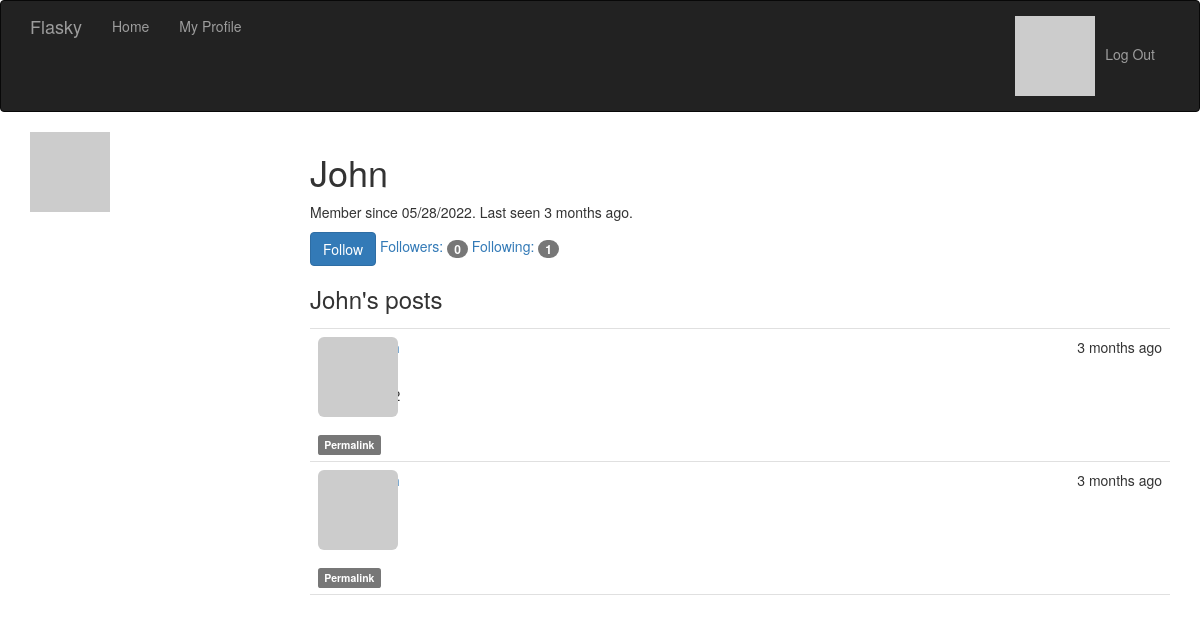
Screenshot of /user/John (signed in) with the database file from the repository.
### app/models.py (models this page shows, shortened)
class User(UserMixin, db.Model):
    __tablename__ = 'users'
    id = db.Column(db.Integer, primary_key=True)
    email = db.Column(db.String(64), unique=True, index=True)
    username = db.Column(db.String(64), unique=True, index=True)
    role_id = db.Column(db.Integer, db.ForeignKey('roles.id'))
    password_hash = db.Column(db.String(128))
    confirmed = db.Column(db.Boolean, default=False)
    name = db.Column(db.String(64))
    location = db.Column(db.String(64))
    about_me = db.Column(db.Text())
    member_since = db.Column(db.DateTime(), default = datetime.utcnow)
    last_seen = db.Column(db.DateTime(), default = datetime.utcnow)
    avatar_hash = db.Column(db.String(32)) #store avatar hash because computing hash is expensive
    posts: sqlalchemy.orm.Query = db.relationship('Post', backref = 'author', lazy = 'dynamic')
    following: sqlalchemy.orm.Query = db.relationship('Follow',
                               foreign_keys=[Follow.follower_id],
                               backref=db.backref('follower', lazy='joined'),
                               lazy='dynamic',
                               cascade='all, delete-orphan')
    followers: sqlalchemy.orm.Query = db.relationship('Follow',
                                foreign_keys=[Follow.following_id],
                                backref=db.backref('following', lazy='joined'),
                                lazy='dynamic',
                                cascade='all, delete-orphan')
    comments: sqlalchemy.orm.Query = db.relationship('Comment',
                                foreign_keys = [Comment.author_id],
                                backref = db.backref('author', lazy = 'joined'),
                                lazy = 'dynamic',
                                cascade = 'all, delete-orphan')
    def can(self, permission: str) -> bool:
        return self.role is not None and self.role.has_permission(permission)
    def is_administrator(self) -> bool:
        return self.can(Permission.ADMIN)
    @property
    def password(self):
        raise AttributeError("password is not accessible")
    def ping(self):
        self.last_seen = datetime.utcnow()
        db.session.add(self)
        db.session.commit()
    def gravatar(self, size=100, default='retro', rating='g'):
        url = "https://www.gravatar.com/avatar"
        hash = self.avatar_hash or self.gravatar_hash()
        return f'{url}/{hash}?s={size}&d={default}&r={rating}'
    def is_following(self, user):
        if user.id is None:
            return False
        return self.following.filter_by(
            following_id=user.id).first() is not None

class Post(db.Model):
    __tablename__ = "posts"
    id = db.Column(db.Integer, primary_key=True)
    body = db.Column(db.Text)
    body_html = db.Column(db.Text)
    timestamp = db.Column(db.DateTime, index=True, default=datetime.utcnow)
    author_id = db.Column(db.Integer, db.ForeignKey('users.id'))
    comments: sqlalchemy.orm.Query = db.relationship('Comment',
                                foreign_keys = [Comment.post_id],
                                backref = db.backref('post', lazy = 'joined'),
                                lazy = 'dynamic',
                                cascade = 'all, delete-orphan')

### app/main/views.py (the view)
@main.route('/user/<username>')
def user(username):
    user = db.session.query(User).filter_by(username = username).first()
    posts = user.posts.order_by(Post.timestamp.desc()).all()
    if user is None:
        flash(f"User {username} not found")
        abort(404)
    return render_template("user.html", user = user, posts = posts)

### app/auth/views.py (called while the page is built)
@auth.before_app_request
def before_request():
    if current_user.is_authenticated:
        current_user.ping()

### app/main/__init__.py (called while the page is built)
@main.app_context_processor
def inject_permissions():
    return dict(Permission=Permission)

### app/models.py (called while the page is built)
@login_manager.user_loader
def load_user(user_id):
    return db.session.get(User, {"id": int(user_id)})

    def has_permission(self, perm):
        return self.permissions & perm == perm

### app/templates/user.html (shortened to what this page needs)
{% extends "base.html" %}
{% block page_content %}
<img class="ïmg-rounded profile-thumbnail" src="{{ user.gravatar(size=256) }}">
<div class="profile-header">
    <h1>{{ user.username }}</h1>
    <p>Member since {{ moment(user.member_since).format('L') }}. Last seen {{ moment(user.last_seen).fromNow() }}.</p>
    <p>{% if current_user == user %} <a href="{{ url_for('main.edit_profile') }}">Edit your profile</a></p> {%endif%}
    <p>
    <div class="user-following-features">
        {% if current_user.is_authenticated and current_user.can(Permission.FOLLOW) and user != current_user%}
            {% if not current_user.is_following(user) %}
                <a class = "btn btn-primary" href="{{ url_for('main.follow', username = user.username) }}">Follow</a>
                {% else %}
                <a class = "btn btn-primary" href="{{ url_for('main.unfollow', username = user.username) }}">Unfollow</a>
            {% endif %}
        {%endif%}
        <a href="{{ url_for('main.followers', username=user.username) }}">Followers: <span class="badge">{{ user.followers.count() }}</span></a>
        <a href="{{ url_for('main.followings', username=user.username) }}">Following: <span class="badge">{{ user.following.count() }}</span></a>
    </div>
    <div class="user-posts">
        <h3> {{ user.username }}'s posts</h3>
        {% include '_posts.html' %}
    </div>
</div>
{% endblock %}

### app/templates/_posts.html (shortened to what this page needs)
<ul class = "posts">
    {% for post in posts %}
    <li class = "post">
        <div class="profile-thumbnail">
            <a href = "{{url_for('main.user', username = post.author.username) }}">
                <img class="img-rounded profile-thumbnail"
                     src = "{{post.author.gravatar(size=40)}}">
            </a>
        </div>
        <div class ="post-date">{{ moment(post.timestamp).fromNow() }}</div>
        <div class="post-author">
            <a href = "{{url_for('main.user', username = post.author.username) }}">
            </a>
        </div>
        <div class="post-body">
            {% if post.body_html %}
                {{ post.body_html | safe }}
            {% else %}
                {{ post.body }}
            {% endif %}
        </div>
        <div>
            <a href = "{{url_for('main.post', id = post.id) }}">
                <span class="label label-default">Permalink</span>
            </a>
        </div>
    </li>
    {% endfor %}
</ul>

### app/static/styles.css (style rules this page uses)
.profile-thumbnail { position: absolute; }
.profile-header { min-height: 260px; margin-left: 280px; }
ul.posts { list-style-type: none; padding: 0px; margin: 16px 0px 0px 0px; border-top: 1px solid #e0e0e0; }
ul.posts li.post { padding: 8px; border-bottom: 1px solid #e0e0e0; }
div.post-date { float: right; }
div.post-author { margin-left: 48px; min-height: 48px; font-weight: bold; }
div.post-body { margin-left: 48px; min-height: 48px; }

### rows the page displays
User: username "John", member_since "05/28/2022", last_seen "3 months ago"
Post: timestamp "3 months ago"
Post: timestamp "3 months ago"

### other values shown
{{ user.followers.count() }} "0"
{{ user.following.count() }} "1"
